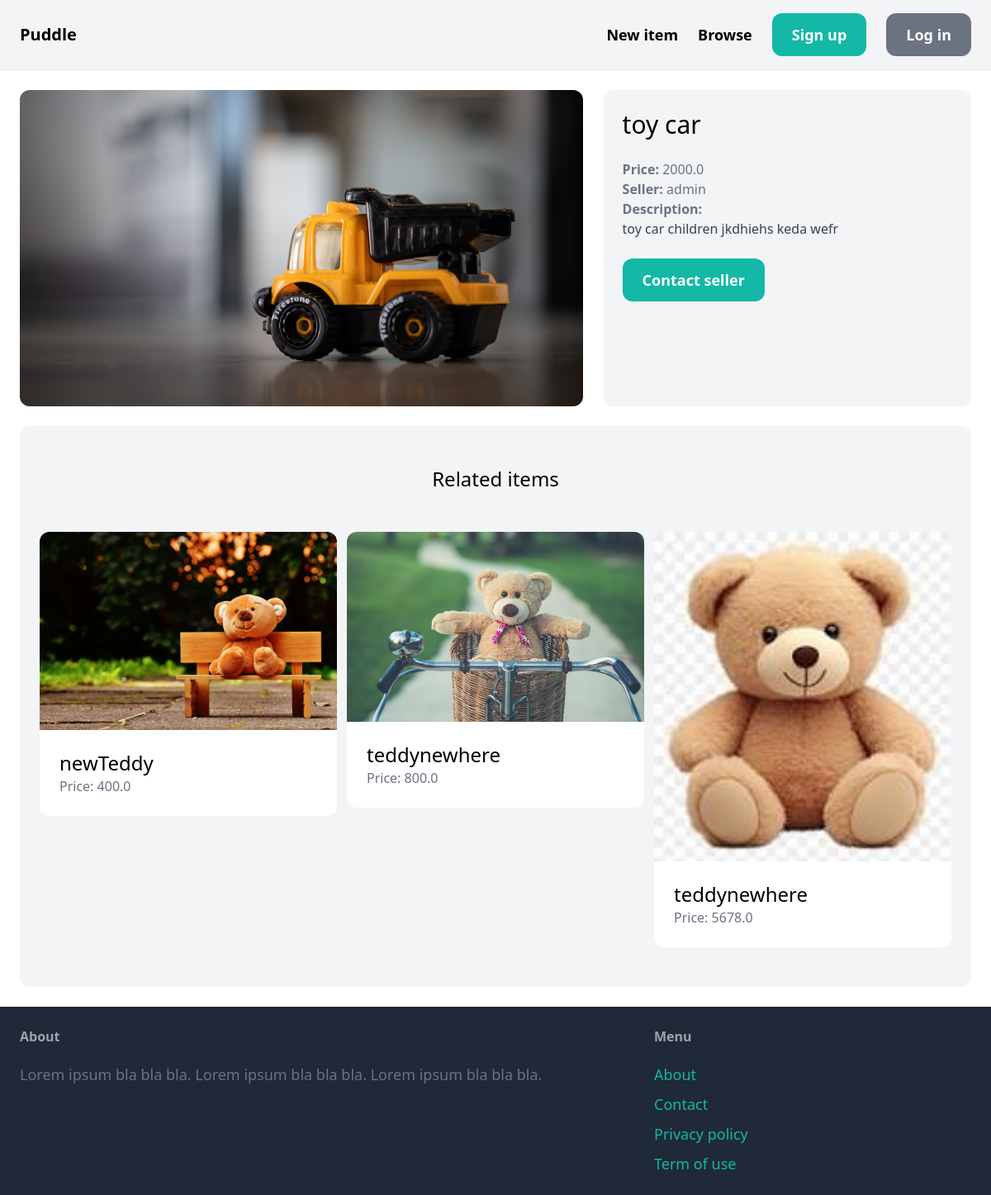
/items/6/, run on the app's committed database.
### item/models.py (models this page shows, shortened)
class Item(models.Model):
    category = models.ForeignKey(Category, related_name='items', on_delete=models.CASCADE)
    name = models.CharField(max_length=255)
    description = models.TextField(blank=True, null=True)
    price = models.FloatField()
    image = models.ImageField(upload_to='item_images', blank=True, null=True)
    is_sold = models.BooleanField(default=False)
    created_by = models.ForeignKey(User, related_name='items', on_delete=models.CASCADE)
    created_at = models.DateTimeField(auto_now_add=True)

### item/views.py (the view)
# urls.py: path('<int:pk>/', views.detail, name='detail'),
def detail(request, pk):
    item = get_object_or_404(Item, pk=pk)
    related_items = Item.objects.filter(category=item.category, is_sold=False).exclude(pk=pk)[0:3]
    return render(request, 'item/detail.html', {
        'item': item,
        'related_items': related_items
    })

### item/templates/item/detail.html (shortened to what this page needs)
{% extends 'core/base.html' %}
{% block content %}
<div class="grid grid-cols-1 md:grid-cols-5 gap-6">
    <div class="md:col-span-3">
        <img src="{{ item.image.url }}" class="rounded-xl w-full">
    </div>
    <div class="md:col-span-2 p-6 bg-gray-100 rounded-xl">
        <h1 class="mb-6 text-3xl">{{ item.name }}</h1>
        <p class="text-gray-500"><strong>Price: </strong>{{ item.price }}</p>
        <p class="text-gray-500"><strong>Seller: </strong>{{ item.created_by.username }}</p>
        {% if item.description %}
            <p class="text-gray-700">
                <strong class="text-gray-500">Description:</strong><br>
                {{ item.description }}
            </p>
        {% endif %}
        {% if request.user == item.created_by %}
            <div class="mt-6 p-6 bg-white rounded-xl">
                <p>This is your item!</p>
                <a href="{% url 'item:edit' item.id %}" class="inline-block mt-6 px-6 py-3 text-lg font-semibold bg-teal-500 text-white rounded-xl">Edit</a>
                <a href="{% url 'item:delete' item.id %}" class="inline-block mt-6 px-6 py-3 text-lg font-semibold bg-red-500 text-white rounded-xl">Delete</a>
            </div>
        {% else %}
            <a href="{% url 'conversation:new' item.id %}" class="inline-block mt-6 px-6 py-3 text-lg font-semibold bg-teal-500 text-white rounded-xl hover:bg-teal-700">Contact seller</a>
        {% endif %}
    </div>
</div>
<div class="mt-6 px-6 py-12 bg-gray-100 rounded-xl">
    <h2 class="mb-12 text-2xl text-center">Related items</h2>
    <div class="grid grid-cols-1 sm:grid-cols-2 md:grid-cols-3 gap-3">
        {% for item in related_items %}
            <div>
                <a href="{% url 'item:detail' item.id %}">
                    <div>
                        <img src="{{ item.image.url }}" class="rounded-t-xl w-full">
                    </div>
                    <div class="p-6 bg-white rounded-b-xl">
                        <h2 class="text-2xl">{{ item.name }}</h2>
                        <p class="text-gray-500">Price: {{ item.price }}</p>
                    </div>
                </a>
            </div>
        {% endfor %}
    </div>
</div>
{% endblock %}

### data on the page
Item: image (picture), name "toy car", price "2000.0", created_by.username "admin", description "toy car children jkdhiehs keda wefr"
Item: image (picture), name "newTeddy", price "400.0"
Item: image (picture), name "teddynewhere", price "800.0"
Item: image (picture), name "teddynewhere", price "5678.0"
